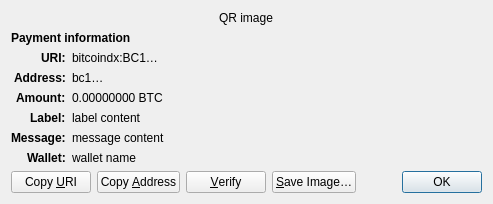
<?xml version="1.0" encoding="UTF-8"?>
<ui version="4.0">
 <class>ReceiveRequestDialog</class>
 <widget class="QDialog" name="ReceiveRequestDialog">
  <property name="geometry">
   <rect>
    <x>0</x>
    <y>0</y>
    <width>413</width>
    <height>229</height>
   </rect>
  </property>
  <property name="windowTitle">
   <string>Request payment to …</string>
  </property>
  <layout class="QGridLayout" name="gridLayout" columnstretch="0,1">
   <property name="sizeConstraint">
    <enum>QLayout::SetFixedSize</enum>
   </property>
   <item row="0" column="0" colspan="2" alignment="Qt::AlignHCenter">
    <widget class="QRImageWidget" name="qr_code">
     <property name="text">
      <string notr="true">QR image</string>
     </property>
     <property name="textInteractionFlags">
      <set>Qt::NoTextInteraction</set>
     </property>
    </widget>
   </item>
   <item row="1" column="0" colspan="2">
    <widget class="QLabel" name="payment_header">
     <property name="font">
      <font>
       <weight>75</weight>
       <bold>true</bold>
      </font>
     </property>
     <property name="text">
      <string>Payment information</string>
     </property>
     <property name="textInteractionFlags">
      <set>Qt::NoTextInteraction</set>
     </property>
    </widget>
   </item>
   <item row="2" column="0" alignment="Qt::AlignRight|Qt::AlignTop">
    <widget class="QLabel" name="uri_tag">
     <property name="font">
      <font>
       <weight>75</weight>
       <bold>true</bold>
      </font>
     </property>
     <property name="text">
      <string notr="true">URI:</string>
     </property>
     <property name="textFormat">
      <enum>Qt::PlainText</enum>
     </property>
     <property name="textInteractionFlags">
      <set>Qt::NoTextInteraction</set>
     </property>
    </widget>
   </item>
   <item row="2" column="1" alignment="Qt::AlignTop">
    <widget class="QLabel" name="uri_content">
     <property name="text">
      <string notr="true">bitcoindx:BC1…</string>
     </property>
     <property name="textFormat">
      <enum>Qt::RichText</enum>
     </property>
     <property name="wordWrap">
      <bool>true</bool>
     </property>
     <property name="textInteractionFlags">
      <set>Qt::TextSelectableByMouse</set>
     </property>
    </widget>
   </item>
   <item row="3" column="0" alignment="Qt::AlignRight|Qt::AlignTop">
    <widget class="QLabel" name="address_tag">
     <property name="font">
      <font>
       <weight>75</weight>
       <bold>true</bold>
      </font>
     </property>
     <property name="text">
      <string>Address:</string>
     </property>
     <property name="textInteractionFlags">
      <set>Qt::NoTextInteraction</set>
     </property>
    </widget>
   </item>
   <item row="3" column="1" alignment="Qt::AlignTop">
    <widget class="QLabel" name="address_content">
     <property name="text">
      <string notr="true">bc1…</string>
     </property>
     <property name="textFormat">
      <enum>Qt::PlainText</enum>
     </property>
     <property name="textInteractionFlags">
      <set>Qt::TextSelectableByMouse</set>
     </property>
    </widget>
   </item>
   <item row="4" column="0" alignment="Qt::AlignRight|Qt::AlignTop">
    <widget class="QLabel" name="amount_tag">
     <property name="font">
      <font>
       <weight>75</weight>
       <bold>true</bold>
      </font>
     </property>
     <property name="text">
      <string>Amount:</string>
     </property>
     <property name="textInteractionFlags">
      <set>Qt::NoTextInteraction</set>
     </property>
    </widget>
   </item>
   <item row="4" column="1" alignment="Qt::AlignTop">
    <widget class="QLabel" name="amount_content">
     <property name="text">
      <string notr="true">0.00000000 BTC</string>
     </property>
     <property name="textFormat">
      <enum>Qt::PlainText</enum>
     </property>
     <property name="textInteractionFlags">
      <set>Qt::TextSelectableByMouse</set>
     </property>
    </widget>
   </item>
   <item row="5" column="0" alignment="Qt::AlignRight|Qt::AlignTop">
    <widget class="QLabel" name="label_tag">
     <property name="font">
      <font>
       <weight>75</weight>
       <bold>true</bold>
      </font>
     </property>
     <property name="text">
      <string>Label:</string>
     </property>
     <property name="textInteractionFlags">
      <set>Qt::NoTextInteraction</set>
     </property>
    </widget>
   </item>
   <item row="5" column="1" alignment="Qt::AlignTop">
    <widget class="QLabel" name="label_content">
     <property name="text">
      <string notr="true">label content</string>
     </property>
     <property name="textFormat">
      <enum>Qt::PlainText</enum>
     </property>
     <property name="wordWrap">
      <bool>true</bool>
     </property>
     <property name="textInteractionFlags">
      <set>Qt::TextSelectableByMouse</set>
     </property>
    </widget>
   </item>
   <item row="6" column="0" alignment="Qt::AlignRight|Qt::AlignTop">
    <widget class="QLabel" name="message_tag">
     <property name="font">
      <font>
       <weight>75</weight>
       <bold>true</bold>
      </font>
     </property>
     <property name="text">
      <string>Message:</string>
     </property>
     <property name="textInteractionFlags">
      <set>Qt::NoTextInteraction</set>
     </property>
    </widget>
   </item>
   <item row="6" column="1" alignment="Qt::AlignTop">
    <widget class="QLabel" name="message_content">
     <property name="text">
      <string notr="true">message content</string>
     </property>
     <property name="textFormat">
      <enum>Qt::PlainText</enum>
     </property>
     <property name="wordWrap">
      <bool>true</bool>
     </property>
     <property name="textInteractionFlags">
      <set>Qt::TextSelectableByMouse</set>
     </property>
    </widget>
   </item>
   <item row="7" column="0" alignment="Qt::AlignRight|Qt::AlignTop">
    <widget class="QLabel" name="wallet_tag">
     <property name="font">
      <font>
       <weight>75</weight>
       <bold>true</bold>
      </font>
     </property>
     <property name="text">
      <string>Wallet:</string>
     </property>
     <property name="textInteractionFlags">
      <set>Qt::NoTextInteraction</set>
     </property>
    </widget>
   </item>
   <item row="7" column="1" alignment="Qt::AlignTop">
    <widget class="QLabel" name="wallet_content">
     <property name="text">
      <string notr="true">wallet name</string>
     </property>
     <property name="textFormat">
      <enum>Qt::PlainText</enum>
     </property>
     <property name="wordWrap">
      <bool>true</bool>
     </property>
     <property name="textInteractionFlags">
      <set>Qt::TextSelectableByMouse</set>
     </property>
    </widget>
   </item>
   <item row="8" column="0" colspan="2">
    <layout class="QHBoxLayout" name="horizontalLayout">
     <item>
      <widget class="QPushButton" name="btnCopyURI">
       <property name="text">
        <string>Copy &amp;URI</string>
       </property>
       <property name="autoDefault">
        <bool>false</bool>
       </property>
      </widget>
     </item>
     <item>
      <widget class="QPushButton" name="btnCopyAddress">
       <property name="text">
        <string>Copy &amp;Address</string>
       </property>
       <property name="autoDefault">
        <bool>false</bool>
       </property>
      </widget>
     </item>
     <item>
      <widget class="QPushButton" name="btnVerify">
       <property name="text">
        <string>&amp;Verify</string>
       </property>
       <property name="toolTip">
        <string>Verify this address on e.g. a hardware wallet screen</string>
       </property>
       <property name="autoDefault">
        <bool>false</bool>
       </property>
      </widget>
     </item>
     <item>
      <widget class="QPushButton" name="btnSaveAs">
       <property name="text">
        <string>&amp;Save Image…</string>
       </property>
       <property name="autoDefault">
        <bool>false</bool>
       </property>
      </widget>
     </item>
     <item>
      <spacer name="horizontalSpacer_2">
       <property name="orientation">
        <enum>Qt::Horizontal</enum>
       </property>
       <property name="sizeHint" stdset="0">
        <size>
         <width>40</width>
         <height>20</height>
        </size>
       </property>
      </spacer>
     </item>
     <item>
      <widget class="QDialogButtonBox" name="buttonBox">
       <property name="focusPolicy">
        <enum>Qt::StrongFocus</enum>
       </property>
       <property name="standardButtons">
        <set>QDialogButtonBox::Ok</set>
       </property>
      </widget>
     </item>
    </layout>
   </item>
  </layout>
 </widget>
 <customwidgets>
  <customwidget>
   <class>QRImageWidget</class>
   <extends>QLabel</extends>
   <header>qt/qrimagewidget.h</header>
  </customwidget>
 </customwidgets>
 <tabstops>
  <tabstop>buttonBox</tabstop>
  <tabstop>btnCopyURI</tabstop>
  <tabstop>btnCopyAddress</tabstop>
  <tabstop>btnSaveAs</tabstop>
 </tabstops>
 <resources/>
 <connections>
  <connection>
   <sender>buttonBox</sender>
   <signal>accepted()</signal>
   <receiver>ReceiveRequestDialog</receiver>
   <slot>accept()</slot>
   <hints>
    <hint type="sourcelabel">
     <x>135</x>
     <y>230</y>
    </hint>
    <hint type="destinationlabel">
     <x>135</x>
     <y>126</y>
    </hint>
   </hints>
  </connection>
 </connections>
</ui>
